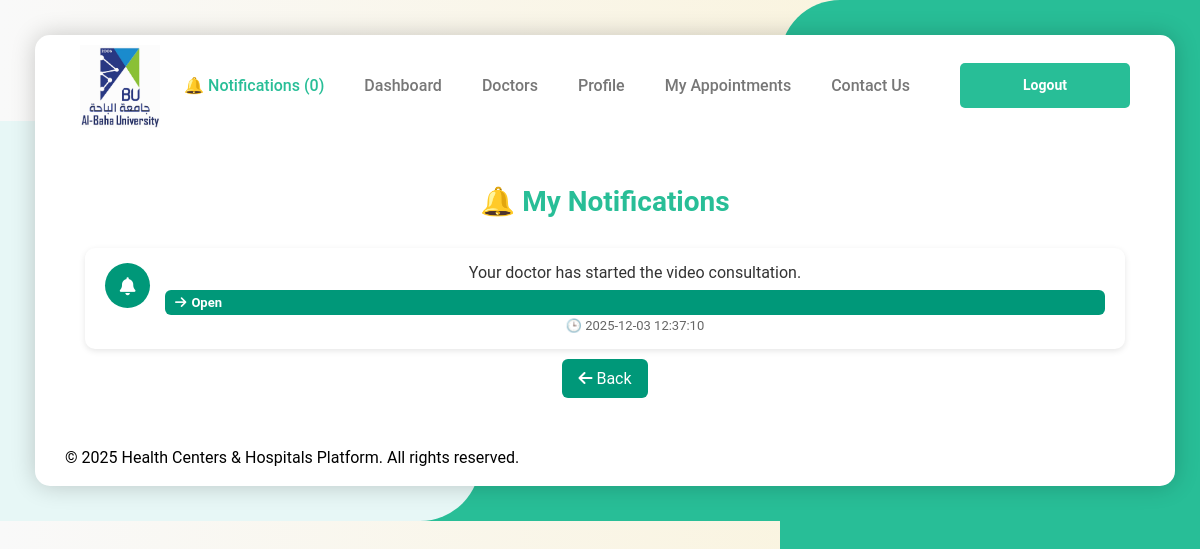
Screenshot of /user_notifications.php (signed in) with the database file from the repository.
### tables this page shows
CREATE TABLE `notifications` (
  `id` int(11) NOT NULL,
  `user_id` int(11) NOT NULL,
  `message` text NOT NULL,
  `link` varchar(255) DEFAULT NULL,
  `status` enum('unread','read') DEFAULT 'unread',
  `created_at` timestamp NOT NULL DEFAULT current_timestamp()
);

### user_data.php (called while the page is built, shortened)
<?php
require_once __DIR__ . '/config.php';
$user_id = $_SESSION['user_id'];
$stmt = $pdo->prepare("SELECT COUNT(*) FROM notifications WHERE user_id = ? AND status = 'unread'");
$stmt->execute([$user_id]);
$notifCount = $stmt->fetchColumn();
?>

### user_notifications.php (the view, shortened to what this page needs)
<?php
require 'config/config.php';
require 'config/user_data.php';
$stmt = $pdo->prepare("SELECT * FROM notifications WHERE user_id = ? ORDER BY created_at DESC");
$stmt->execute([$user_id]);
$notifications = $stmt->fetchAll(PDO::FETCH_ASSOC);
?>
<!DOCTYPE html>
<html lang="en">
  <head>
    <link rel="stylesheet" href="https://cdnjs.cloudflare.com/ajax/libs/font-awesome/6.4.0/css/all.min.css" />
    <link rel="stylesheet" href="../css/styles.css" />
  </head>
  <body>
    <div class="home-section">
      <div class="effects"><div class="bg-effect"></div></div>
      <div class="container">
        <header class="header">
          <a href="user_dashboard.php" class="logo">
            <img src="../logo/logo.jpg" alt="Health Centers Logo" />
          </a>
          <nav class="links" aria-label="Main Navigation">
            <ul class="nav-bar">
              <li><a href="user_notifications.php" class="active">🔔 Notifications (<?= $notifCount ?>)</a></li>
              <li><a href="user_dashboard.php">Dashboard</a></li>
              <li><a href="doctors.php">Doctors</a></li>
              <li><a href="user_profile.php">Profile</a></li>
              <li><a href="user_appointments.php">My Appointments</a></li>
              <li><a href="contact_us.php">Contact Us</a></li>
              <li><a href="logout.php" class="register">Logout</a></li>
            </ul>
          </nav>
        </header>
        <main class="dashboard">
          <h1>🔔 My Notifications</h1>
          <?php if (!$notifications): ?>
            <p class="no-appointments">You have no notifications.</p>
          <?php else: ?>
            <div class="notif-container">
              <?php foreach ($notifications as $n): ?>
                <div class="notif-card <?= $n['status'] === 'unread' ? 'unread' : '' ?>">
                  <div class="notif-icon">
                    <i class="fa-solid fa-bell"></i>
                  </div>
                  <div class="notif-details">
                    <p class="notif-message"><?= htmlspecialchars($n['message']) ?></p>
                    <?php if (!empty($n['link'])): ?>
                      <a href="<?= htmlspecialchars($n['link']) ?>" class="btn btn-small">
                        <i class="fa-solid fa-arrow-right"></i> Open
                      </a>
                    <?php endif; ?>
                    <small class="notif-date">🕒 <?= htmlspecialchars($n['created_at']) ?></small>
                  </div>
                </div>
              <?php endforeach; ?>
            </div>
          <?php endif; ?>
          <a href="user_dashboard.php" class="btn-back">
            <i class="fa-solid fa-arrow-left"></i> Back
          </a>
        </main>
        <footer>
          <p>&copy; <time datetime="2025">2025</time> Health Centers & Hospitals Platform. All rights reserved.</p>
          <p>&nbsp;</p>
        </footer>
      </div>
    </div>
  </body>
</html>

### styles.css (style rules this page uses)
:root { --main-color: #28be97; --text-color: #777; --bg-color: #e7f7f6; --outer-shadow: 3px 3px 3px #d0d0d0, -3px -3px 3px #f8f8f8; --outer-shadow-0: 0 0 0 #d0d0d0, 0 0 0 #f8f8f8; --inner-shadow: inset 3px 3px 3px #d0d0d0, inset -3px -3px 3px #f8f8f8; --inner-shadow-0: inset 0 0 0 #d0d0d0, inset 0 0 0 #f8f8f8; }
* { box-sizing: border-box; margin: 0; padding: 0; outline: none; }
body { font-family: "Roboto", sans-serif; background-color: var(--bg-color); min-height: 100vh; }
body { opacity: 0; transition: opacity 0.3s ease; }
body.loaded { opacity: 1; }
body { height: 100vh; margin: 0; background: linear-gradient(270deg, #28be97, #3ec8f4, #f7b7a3, #fce38a, #f9f9f9); background-size: 1200% 1200%; animation: softGradient 25s ease infinite; }
img { max-width: 100%; vertical-align: middle; }
ul li { list-style: none; }
a { text-decoration: none; }
@media (min-width: 576px) { .container { width: 540px; } }
@media (min-width: 768px) { .container { width: 720px; } }
@media (min-width: 992px) { .container { width: 960px; } }
@media (min-width: 1200px) { .container { width: 1140px; } }
.container { padding-left: 15px; padding-right: 15px; margin-left: auto; margin-right: auto; }
.effects { position: absolute; top: 0; left: 0; width: 100%; height: 100%; z-index: -1; }
.home-section { position: relative; padding: 35px; }
.home-section::before { content: ""; position: absolute; top: 0; right: 0; width: 35%; height: 100vh; border-radius: 60px 0 0 0; background-color: var(--main-color); z-index: -1; }
.home-section::after { content: ""; position: absolute; bottom: 0; right: 0; width: 70%; height: 50vh; background-color: var(--main-color); z-index: -2; }
.home-section .container { background-color: white; border-radius: 15px; box-shadow: 0px 0px 25px 0px rgb(0 0 0 / 20%); padding-left: 80px; padding-right: 50px; position: relative; overflow: hidden; }
@media (max-width: 1200px) { .home-section .container { padding: 0 30px; } }
.home-section .container .header { display: flex; justify-content: space-between; align-items: center; height: 100px; padding: 15px; }
@media (min-width: 991px) { .header { z-index: 100; position: relative; } }
.home-section .logo { font-size: 20px; color: #000; font-weight: 700; text-transform: capitalize; width: 80px; height: 80px; }
.home-section .header .nav-bar { display: flex; justify-content: center; align-items: center; }
.home-section .header .nav-bar a { margin: 0 20px; font-size: 16px; font-weight: 500; color: var(--text-color); }
.home-section .header .nav-bar a.active { color: var(--main-color); }
.home-section .header .nav-bar a.register { display: block; margin: 0 0 0 30px; width: 170px; height: 45px; text-align: center; display: grid; place-content: center; background-color: var(--main-color); color: white; font-size: 14px; font-weight: bold; border-radius: 5px; text-transform: capitalize; transition: all 0.3s ease; }
.btn { width: 100%; padding: 12px; border: none; border-radius: 8px; background: var(--main-color); color: #fff; font-size: 16px; font-weight: bold; cursor: pointer; transition: all 0.3s ease; }
* { transition: background-color 0.3s ease, color 0.3s ease, box-shadow 0.3s ease; }
.dashboard { text-align: center; padding: 50px 20px; }
.dashboard h1 { color: var(--main-color); font-size: 28px; margin-bottom: 30px; }
.btn-add, .btn-back { background-color: #009879; color: white; border: none; padding: 10px 16px; border-radius: 6px; cursor: pointer; text-decoration: none; display: inline-block; margin-top: 10px; }
.notif-container { display: flex; flex-direction: column; gap: 15px; margin-top: 20px; }
.notif-card { display: flex; align-items: flex-start; gap: 15px; background-color: #fff; padding: 15px 20px; border-radius: 10px; box-shadow: 0 2px 6px rgba(0,0,0,0.1); transition: transform 0.2s ease-in-out, background-color 0.3s; }
.notif-icon { background-color: #009879; color: white; border-radius: 50%; width: 45px; height: 45px; display: flex; justify-content: center; align-items: center; font-size: 18px; }
.notif-details { flex: 1; }
.notif-message { font-size: 16px; color: #333; margin: 0 0 8px; }
.notif-date { font-size: 13px; color: #666; }
.btn-small { background-color: #009879; color: #fff; border-radius: 6px; padding: 5px 10px; font-size: 13px; text-decoration: none; display: inline-flex; align-items: center; gap: 5px; transition: background-color 0.2s ease-in-out; }

### rows the page displays
notifications: message "Your doctor has started the video consultation.", created_at "2025-12-03 12:37:10"

### other values shown
$notifCount "0"
